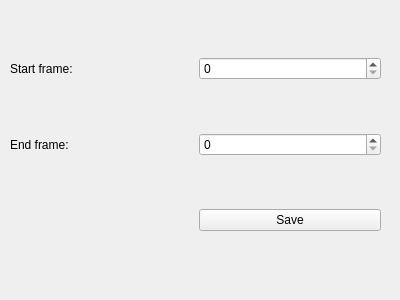
<?xml version="1.0" encoding="UTF-8"?>
<ui version="4.0">
 <class>Cut</class>
 <widget class="QWidget" name="Cut">
  <property name="geometry">
   <rect>
    <x>0</x>
    <y>0</y>
    <width>400</width>
    <height>300</height>
   </rect>
  </property>
  <property name="windowTitle">
   <string>Cut Video</string>
  </property>
  <widget class="QWidget" name="gridLayoutWidget">
   <property name="geometry">
    <rect>
     <x>10</x>
     <y>10</y>
     <width>371</width>
     <height>271</height>
    </rect>
   </property>
   <layout class="QGridLayout" name="gridLayout">
    <item row="0" column="0">
     <widget class="QLabel" name="label">
      <property name="text">
       <string>Start frame:</string>
      </property>
     </widget>
    </item>
    <item row="1" column="1">
     <widget class="QSpinBox" name="spinBox_2"/>
    </item>
    <item row="0" column="1">
     <widget class="QSpinBox" name="spinBox"/>
    </item>
    <item row="1" column="0">
     <widget class="QLabel" name="label_2">
      <property name="text">
       <string>End frame:</string>
      </property>
     </widget>
    </item>
    <item row="2" column="1">
     <widget class="QPushButton" name="cut_save_button">
      <property name="text">
       <string>Save</string>
      </property>
     </widget>
    </item>
   </layout>
  </widget>
 </widget>
 <resources/>
 <connections/>
</ui>
